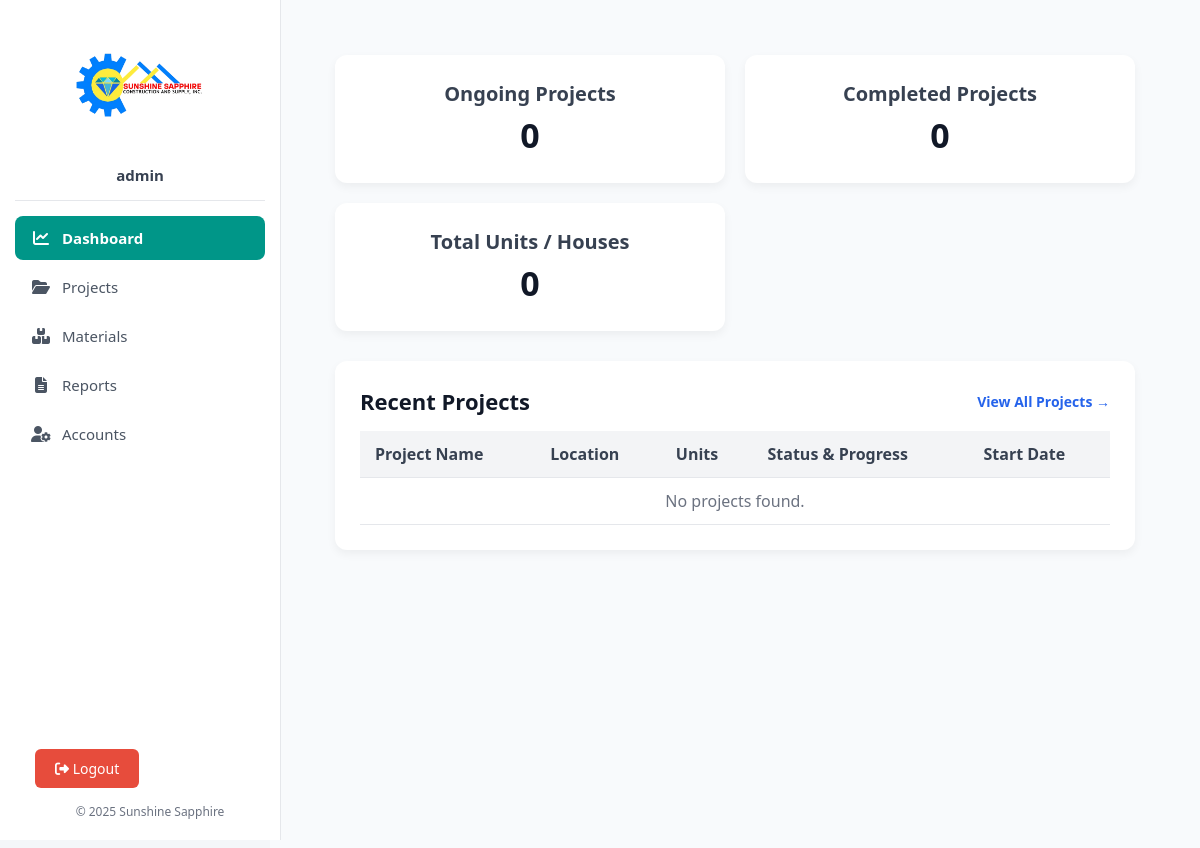
The page /dashboard.php (signed in) on the database as committed earlier.
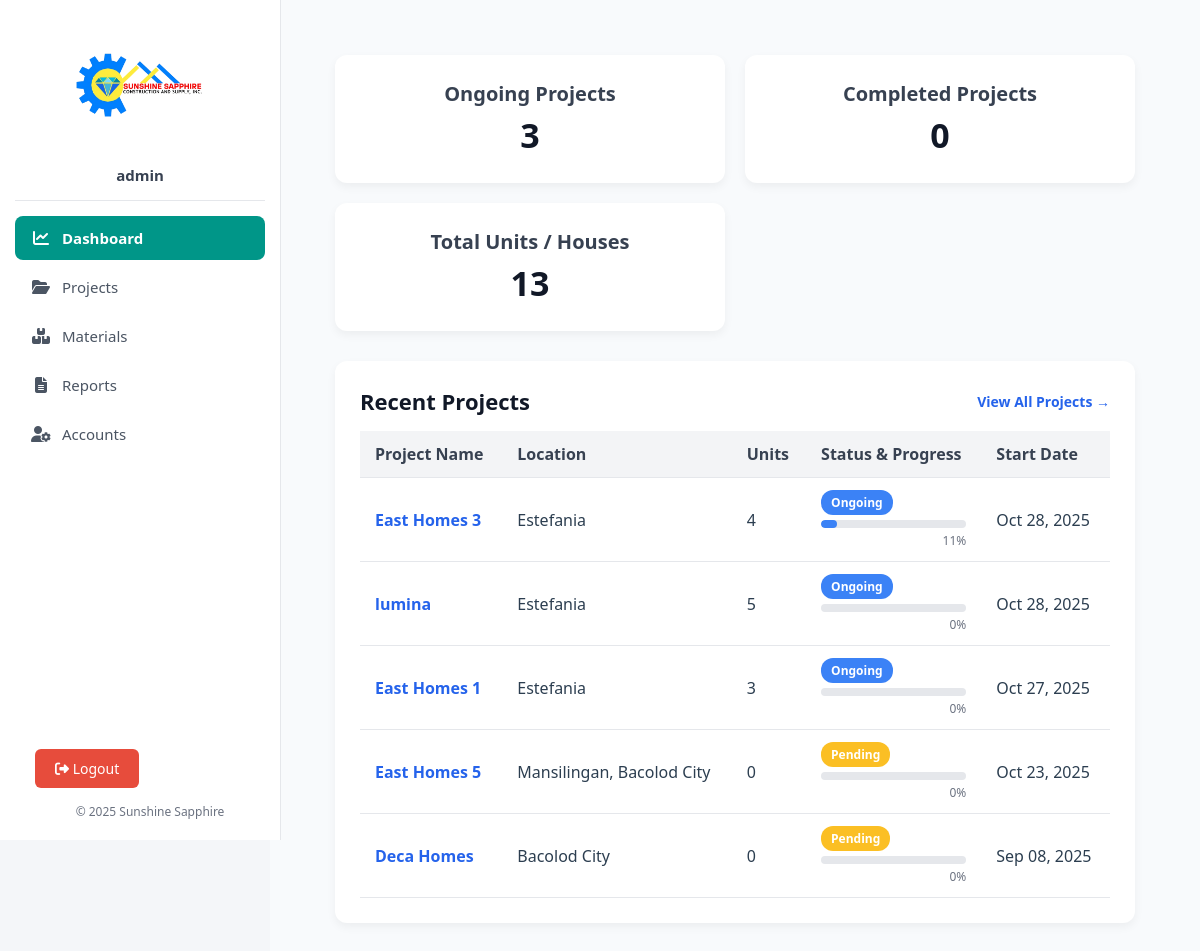
The same page on the database as committed later.
### tables this page shows
CREATE TABLE `projects` (
  `id` int(11) NOT NULL,
  `name` varchar(255) NOT NULL,
  `location` varchar(255) DEFAULT NULL,
  `units` int(11) NOT NULL,
  `progress` int(11) DEFAULT 0,
  `status` enum('Ongoing','Completed','Pending') NOT NULL DEFAULT 'Pending',
  `is_deleted` tinyint(1) DEFAULT 0,
  `deleted_at` datetime DEFAULT NULL,
  `created_at` timestamp NOT NULL DEFAULT current_timestamp(),
  `folder_path` varchar(255) DEFAULT NULL
);

### dashboard.php (the view, shortened to what this page needs)
<?php
require_once __DIR__ . '/includes/db.php';
$total_ongoing = $conn->query("SELECT COUNT(*) AS total FROM projects WHERE status = 'Ongoing'")->fetch_assoc()['total'];
$total_completed = $conn->query("SELECT COUNT(*) AS total FROM projects WHERE projects.status = 'Completed'")->fetch_assoc()['total'];
$total_units = $conn->query("SELECT SUM(units) AS total FROM projects")->fetch_assoc()['total'] ?? 0;
$query = "
    SELECT
        p.id,
        p.name,
        p.location,
        p.units,
        p.status,
        COALESCE((
            SELECT r.progress_percentage
            FROM project_reports r
            WHERE r.project_id = p.id
            ORDER BY r.report_date DESC, r.id DESC
            LIMIT 1
        ), 0) AS progress,
        p.created_at
    FROM projects p
    ORDER BY p.id DESC
    LIMIT 5
";
$projects = $conn->query($query);
require_once __DIR__ . '/includes/header.php';
?>
<div class="dashboard-container">
    <div class="stats-grid">
        <div class="stat-card">
            <h3>Ongoing Projects</h3>
            <p><?= $total_ongoing ?></p>
        </div>
        <div class="stat-card">
            <h3>Completed Projects</h3>
            <p><?= $total_completed ?></p>
        </div>
        <div class="stat-card">
            <h3>Total Units / Houses</h3>
            <p><?= $total_units ?></p>
        </div>
    </div>
    <div class="table-card">
        <div class="table-header">
            <h3>Recent Projects</h3>
            <a href="uploads/projects.php" class="view-all-link">View All Projects →</a>
        </div>
        <table class="table">
            <thead>
                <tr>
                    <th>Project Name</th>
                    <th>Location</th>
                    <th>Units</th>
                    <th>Status & Progress</th>
                    <th>Start Date</th>
                </tr>
            </thead>
            <tbody>
                <?php if ($projects->num_rows > 0): ?>
                    <?php while ($p = $projects->fetch_assoc()): ?>
                        <?php
                            $progress = intval($p['progress'] ?? 0);
                            $status = $p['status'];
                        ?>
                        <tr>
                            <td>
                                <a href="modules/view_project.php?id=<?= $p['id'] ?>"
                                   style="color:#2563eb;text-decoration:none;font-weight:600;">
                                   <?= htmlspecialchars($p['name']) ?>
                                </a>
                            </td>
                            <td><?= htmlspecialchars($p['location']) ?></td>
                            <td><?= htmlspecialchars($p['units']) ?></td>
                            <td>
                                <span class="status-badge <?= htmlspecialchars($status) ?>">
                                    <?= htmlspecialchars($status) ?>
                                </span>
                                <div class="progress-container">
                                    <div class="progress-bar <?= htmlspecialchars($status) ?>"
                                         style="width: <?= $progress ?>%;"></div>
                                </div>
                                <div class="progress-text"><?= $progress ?>%</div>
                            </td>
                            <td><?= date('M d, Y', strtotime($p['created_at'])) ?></td>
                        </tr>
                    <?php endwhile; ?>
                <?php else: ?>
                    <tr><td colspan="5" style="text-align:center;color:#6b7280;">No projects found.</td></tr>
                <?php endif; ?>
            </tbody>
        </table>
    </div>
</div>
</div>
</body>
</html>

### includes/header.php (shortened to what this page needs)
<?php
$basePath = (basename(dirname($_SERVER['PHP_SELF'])) === 'capstone') ? '' : '../';
?>
<!DOCTYPE html>
<html lang="en">
<head>
    <link href="https://cdnjs.cloudflare.com/ajax/libs/font-awesome/6.5.0/css/all.min.css" rel="stylesheet">
</head>
<body>
<div class="sidebar">
    <div class="sidebar-top">
        <a href="<?= $basePath ?>dashboard.php" class="logo-container">
            <img src="<?= $basePath ?>assets/images/Sunshine_Sapphire_Construction_and_Supply_Logo.png" alt="Sunshine Sapphire Logo">
        </a>
        <div class="user-info"><?= htmlspecialchars($_SESSION['user_role'] ?? 'User') ?></div>
        <div class="sidebar-divider"></div>
        <div class="sidebar-links">
            <a href="<?= $basePath ?>dashboard.php" class="<?= basename($_SERVER['PHP_SELF']) === 'dashboard.php' ? 'active' : '' ?>">
                <i class="fa-solid fa-chart-line"></i> Dashboard
            </a>
            <a href="<?= $basePath ?>uploads/projects.php" class="<?= basename($_SERVER['PHP_SELF']) === 'projects.php' ? 'active' : '' ?>">
                <i class="fa-solid fa-folder-open"></i> Projects
            </a>
            <a href="<?= $basePath ?>materials/materials.php" class="<?= basename($_SERVER['PHP_SELF']) === 'materials.php' ? 'active' : '' ?>">
                <i class="fa-solid fa-boxes-stacked"></i> Materials
            </a>
            <a href="<?= $basePath ?>reports/reports.php" class="<?= basename($_SERVER['PHP_SELF']) === 'reports.php' ? 'active' : '' ?>">
                <i class="fa-solid fa-file-lines"></i> Reports
            </a>
            <a href="<?= $basePath ?>auth/accounts.php" class="<?= basename($_SERVER['PHP_SELF']) === 'accounts.php' ? 'active' : '' ?>">
                <i class="fa-solid fa-user-gear"></i> Accounts
            </a>
        </div>
    </div>
    <div class="sidebar-bottom">
        <a href="<?= $basePath ?>auth/logout.php" class="logout-btn">
            <i class="fa-solid fa-right-from-bracket"></i> Logout
        </a>
        <footer>© <?= date('Y') ?> Sunshine Sapphire</footer>
    </div>
</div>
<div class="main-content">

### includes/header.php (style rules this page uses)
body { margin: 0; font-family: "Segoe UI", sans-serif; background-color: #f4f6f9; color: #2c3e50; }
.sidebar { position: fixed; left: 0; top: 0; width: 250px; height: 100vh; background-color: #ffffff; color: #2c3e50; padding: 20px 15px; display: flex; flex-direction: column; justify-content: space-between; border-right: 1px solid #e5e7eb; }
.sidebar-top { text-align: center; }
.logo-container { display: block; text-align: center; margin-bottom: 10px; }
.logo-container img { width: 130px; height: auto; }
.user-info { color: #374151; font-weight: 600; font-size: 15px; margin-top: 8px; }
.sidebar-divider { height: 1px; background-color: #e5e7eb; margin: 15px 0; }
.sidebar-links { flex-grow: 1; }
.sidebar-links a { display: flex; align-items: center; gap: 10px; padding: 12px 15px; color: #4b5563; text-decoration: none; border-radius: 8px; margin-bottom: 5px; font-size: 15px; transition: background 0.3s, color 0.3s; }
.sidebar-links a.active { background-color: #009688; color: #ffffff; font-weight: 600; }
.sidebar-links i { width: 22px; text-align: center; font-size: 16px; }
.sidebar-bottom { text-align: left; margin-top: auto; padding-left: 20px; }
.logout-btn { display: inline-block; background-color: #e74c3c; color: #fff; padding: 10px 20px; border-radius: 6px; font-size: 14px; border: none; text-decoration: none; transition: background 0.3s; }
.main-content { margin-left: 270px; padding: 30px 40px; background-color: #f8fafc; min-height: 100vh; }
footer { text-align: center; font-size: 12px; color: #6b7280; padding-top: 15px; }

### dashboard.php (style rules this page uses)
.dashboard-container { padding: 25px; background-color: #f8fafc; min-height: 100vh; }
.stats-grid { display: grid; grid-template-columns: repeat(auto-fit, minmax(260px, 1fr)); gap: 20px; margin-bottom: 30px; }
.stat-card { background: #fff; border-radius: 12px; padding: 25px 30px; box-shadow: 0 4px 10px rgba(0,0,0,0.05); text-align: center; transition: transform 0.2s; }
.stat-card h3 { margin: 0; font-size: 20px; color: #374151; }
.stat-card p { font-size: 34px; font-weight: 700; margin: 5px 0 0; color: #111827; }
.table-card { background: #fff; border-radius: 12px; padding: 25px; box-shadow: 0 4px 10px rgba(0,0,0,0.05); }
.table-header { display: flex; justify-content: space-between; align-items: center; margin-bottom: 15px; }
.table-header h3 { font-size: 22px; font-weight: 700; color: #111827; margin: 0; }
.view-all-link { color: #2563eb; font-weight: 600; text-decoration: none; font-size: 14px; transition: color 0.2s ease; }
.table { width: 100%; border-collapse: collapse; }
.table th, .table td { padding: 12px 15px; text-align: left; border-bottom: 1px solid #e5e7eb; }
.table th { background-color: #f3f4f6; font-weight: 600; color: #374151; }
.status-badge { padding: 4px 10px; border-radius: 12px; font-size: 12px; color: #fff; font-weight: 600; }
.status-badge.Pending { background-color: #fbbf24; }
.status-badge.Ongoing { background-color: #3b82f6; }
.progress-container { margin-top: 8px; width: 100%; height: 8px; background-color: #e5e7eb; border-radius: 6px; overflow: hidden; }
.progress-bar { height: 100%; border-radius: 6px; transition: width 0.4s ease-in-out; }
.progress-bar.Ongoing { background-color: #3b82f6; }
.progress-text { font-size: 12px; color: #6b7280; text-align: right; margin-top: 4px; }

Rows that differ between the two databases and show on the page:
added projects: name "East Homes 3", location "Estefania", units "4", status "Ongoing", progress "11", created_at "Oct 28, 2025"
added projects: name "lumina", location "Estefania", units "5", status "Ongoing", progress "0", created_at "Oct 28, 2025"
added projects: name "East Homes 1", location "Estefania", units "3", status "Ongoing", progress "0", created_at "Oct 27, 2025"
added projects: name "East Homes 5", location "Mansilingan, Bacolod City", units "0", status "Pending", progress "0", created_at "Oct 23, 2025"
added projects: name "Deca Homes", location "Bacolod City", units "0", status "Pending", progress "0", created_at "Sep 08, 2025"
Other text that changed with them:
$total_ongoing: "0" → "3"
$total_units: "0" → "13"
text no longer shown: "No projects found."
